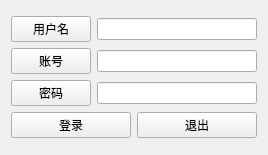
<?xml version="1.0" encoding="UTF-8"?>
<ui version="4.0">
 <class>registerForm</class>
 <widget class="QWidget" name="registerForm">
  <property name="geometry">
   <rect>
    <x>0</x>
    <y>0</y>
    <width>268</width>
    <height>155</height>
   </rect>
  </property>
  <property name="windowTitle">
   <string>Form</string>
  </property>
  <layout class="QVBoxLayout" name="verticalLayout_2">
   <item>
    <layout class="QVBoxLayout" name="verticalLayout">
     <item>
      <layout class="QHBoxLayout" name="horizontalLayout">
       <item>
        <widget class="QPushButton" name="nameButton">
         <property name="text">
          <string>用户名</string>
         </property>
        </widget>
       </item>
       <item>
        <widget class="QLineEdit" name="nameLineEdit"/>
       </item>
      </layout>
     </item>
     <item>
      <layout class="QHBoxLayout" name="horizontalLayout_2">
       <item>
        <widget class="QPushButton" name="accountButton">
         <property name="text">
          <string>账号</string>
         </property>
        </widget>
       </item>
       <item>
        <widget class="QLineEdit" name="accoutLineEdit"/>
       </item>
      </layout>
     </item>
     <item>
      <layout class="QHBoxLayout" name="horizontalLayout_3">
       <item>
        <widget class="QPushButton" name="passwordButton">
         <property name="text">
          <string>密码</string>
         </property>
        </widget>
       </item>
       <item>
        <widget class="QLineEdit" name="passwordLineEdit"/>
       </item>
      </layout>
     </item>
     <item>
      <layout class="QHBoxLayout" name="horizontalLayout_4">
       <item>
        <widget class="QPushButton" name="registerButton">
         <property name="text">
          <string>登录</string>
         </property>
        </widget>
       </item>
       <item>
        <widget class="QPushButton" name="exitButton">
         <property name="text">
          <string>退出</string>
         </property>
        </widget>
       </item>
      </layout>
     </item>
    </layout>
   </item>
  </layout>
 </widget>
 <resources/>
 <connections/>
</ui>
